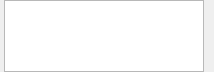
<?xml version="1.0" encoding="UTF-8"?>
<ui version="4.0">
 <class>ui::assets::studiomodel::StudioModelLightingPanel</class>
 <widget class="QWidget" name="ui::assets::studiomodel::StudioModelLightingPanel">
  <property name="geometry">
   <rect>
    <x>0</x>
    <y>0</y>
    <width>216</width>
    <height>75</height>
   </rect>
  </property>
  <property name="windowTitle">
   <string>Form</string>
  </property>
  <layout class="QHBoxLayout" name="horizontalLayout">
   <property name="sizeConstraint">
    <enum>QLayout::SetFixedSize</enum>
   </property>
   <property name="leftMargin">
    <number>4</number>
   </property>
   <property name="topMargin">
    <number>0</number>
   </property>
   <property name="rightMargin">
    <number>4</number>
   </property>
   <property name="bottomMargin">
    <number>0</number>
   </property>
   <item>
    <layout class="QVBoxLayout" name="verticalLayout">
     <property name="spacing">
      <number>0</number>
     </property>
     <property name="leftMargin">
      <number>0</number>
     </property>
     <property name="topMargin">
      <number>0</number>
     </property>
     <item>
      <widget class="QListWidget" name="Lights">
       <property name="sizePolicy">
        <sizepolicy hsizetype="Fixed" vsizetype="Preferred">
         <horstretch>0</horstretch>
         <verstretch>0</verstretch>
        </sizepolicy>
       </property>
       <property name="minimumSize">
        <size>
         <width>200</width>
         <height>0</height>
        </size>
       </property>
       <property name="maximumSize">
        <size>
         <width>200</width>
         <height>16777215</height>
        </size>
       </property>
       <property name="sizeAdjustPolicy">
        <enum>QAbstractScrollArea::AdjustToContentsOnFirstShow</enum>
       </property>
      </widget>
     </item>
    </layout>
   </item>
   <item>
    <widget class="QStackedWidget" name="LightSettingsContainer">
     <property name="sizePolicy">
      <sizepolicy hsizetype="Minimum" vsizetype="Preferred">
       <horstretch>0</horstretch>
       <verstretch>0</verstretch>
      </sizepolicy>
     </property>
    </widget>
   </item>
  </layout>
 </widget>
 <resources/>
 <connections/>
</ui>
